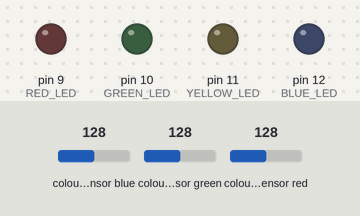
A sketch run on a simulated Arduino Uno, built with avr-gcc and run on an emulated ATmega328P. On the bench: output pins drawn as LEDs (lit = HIGH). Wiring (inferred from the names in the program): TCS3200 colour sensor: output pin 8; S2 pin 6; S3 pin 7; S0 pin 4; S1 pin 5. The inputs (shaded band) are chosen by the test bench; at power-on: colour sensor green 128, colour sensor blue 128, colour sensor red 128. Pins used as bus, display or sensor lines are not drawn.

Above: at 1.2 s.
1.3 s: colour sensor green set to 79
2.8 s: colour sensor green set to 73
At 3.3 s:
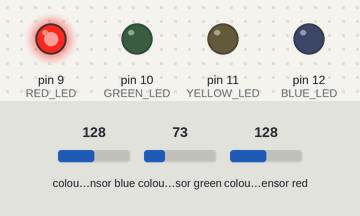
4.3 s: colour sensor blue set to 93
5.8 s: colour sensor blue set to 86
At 6.4 s:
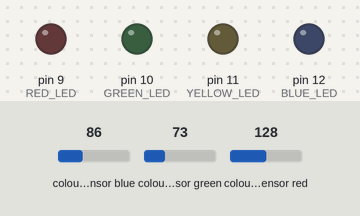
7.5 s: colour sensor red set to 64
At 9.0 s:
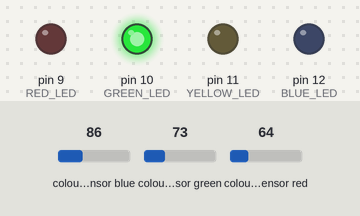
9.3 s: colour sensor blue set to 5
At 10.5 s:
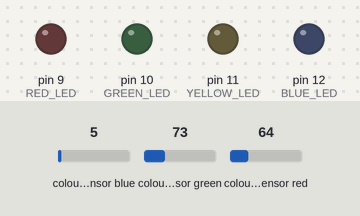
Timing chart, 0 to 12.1 s (numbered marks = the images above; inputs shaded):
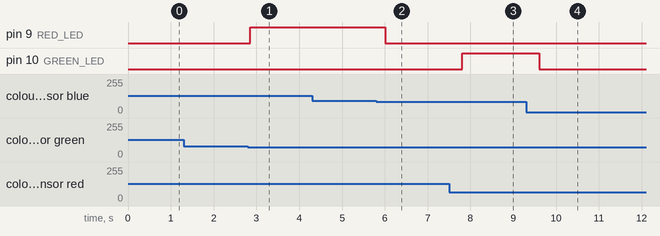

The sketch:

color_sensor_with_4_leds.ino
```cpp
#define S0 4
#define S1 5
#define S2 6
#define S3 7
#define sensorOut 8

#define RED_LED 9
#define GREEN_LED 10
#define YELLOW_LED 11
#define BLUE_LED 12

unsigned long readColor(bool s2, bool s3) {
  digitalWrite(S2, s2);
  digitalWrite(S3, s3);
  delay(50);
  return pulseIn(sensorOut, LOW, 100000);
}

void allOff() {
  digitalWrite(RED_LED, LOW);
  digitalWrite(GREEN_LED, LOW);
  digitalWrite(YELLOW_LED, LOW);
  digitalWrite(BLUE_LED, LOW);
}

void setup() {
  pinMode(S0, OUTPUT);
  pinMode(S1, OUTPUT);
  pinMode(S2, OUTPUT);
  pinMode(S3, OUTPUT);
  pinMode(sensorOut, INPUT);

  pinMode(RED_LED, OUTPUT);
  pinMode(GREEN_LED, OUTPUT);
  pinMode(YELLOW_LED, OUTPUT);
  pinMode(BLUE_LED, OUTPUT);

  digitalWrite(S0, HIGH);
  digitalWrite(S1, LOW);

  allOff();
}

void loop() {
  unsigned long R = readColor(LOW, LOW);
  unsigned long G = readColor(HIGH, HIGH);
  unsigned long B = readColor(LOW, HIGH);

  // Turn OFF all LEDs first
  allOff();

  // Invalid sensor readings
  if (R == 0 || G == 0 || B == 0) {
    delay(300);
    return;
  }

  float rg = (float)R / G;
  float bg = (float)B / G;

  // RED
  if (rg < 0.65 && bg < 0.85) {
    digitalWrite(RED_LED, HIGH);
  }

  // BLUE
  else if (rg > 1.35 && bg < 0.85) {
    digitalWrite(BLUE_LED, HIGH);
  }

  // GREEN
  else if (rg > 1.05 && rg < 1.30 &&
           bg > 0.80 && bg < 1.15) {
    digitalWrite(GREEN_LED, HIGH);
  }

  // YELLOW
  else if (rg < 0.85 && bg > 1.35) {
    digitalWrite(YELLOW_LED, HIGH);
  }

  // UNKNOWN COLOR
  else {
    allOff();
  }

  delay(300);
}
```

Measured:
- the behaviour switches between 76 and 75 on colour sensor green (found by bisection; images 0 and 1)
- the behaviour switches between 91 and 90 on colour sensor blue (found by bisection; images 1 and 2)
- after the input at 1.3 s, every drawn part: stays the same
- after the input at 2.8 s, pin 9 (RED_LED): LOW → HIGH after 0.05 s
- after the input at 5.8 s, pin 9 (RED_LED): HIGH → LOW after 0.21 s
- after the input at 7.5 s, pin 10 (GREEN_LED): LOW → HIGH after 0.31 s
- after the input at 9.3 s, pin 10 (GREEN_LED): HIGH → LOW after 0.31 s
